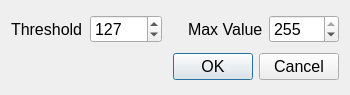
<?xml version="1.0" encoding="UTF-8"?>
<ui version="4.0">
 <class>ThresDialog</class>
 <widget class="QDialog" name="ThresDialog">
  <property name="geometry">
   <rect>
    <x>0</x>
    <y>0</y>
    <width>350</width>
    <height>95</height>
   </rect>
  </property>
  <property name="windowTitle">
   <string>Dialog</string>
  </property>
  <layout class="QGridLayout" name="gridLayout">
   <item row="0" column="0">
    <layout class="QHBoxLayout" name="horizontalLayout_3">
     <item>
      <layout class="QHBoxLayout" name="horizontalLayout">
       <item>
        <widget class="QLabel" name="thresLabel">
         <property name="font">
          <font>
           <pointsize>12</pointsize>
          </font>
         </property>
         <property name="text">
          <string>Threshold</string>
         </property>
        </widget>
       </item>
       <item>
        <widget class="QSpinBox" name="thresSpinBox">
         <property name="font">
          <font>
           <pointsize>12</pointsize>
          </font>
         </property>
         <property name="maximum">
          <number>255</number>
         </property>
         <property name="value">
          <number>127</number>
         </property>
        </widget>
       </item>
      </layout>
     </item>
     <item>
      <spacer name="horizontalSpacer">
       <property name="orientation">
        <enum>Qt::Horizontal</enum>
       </property>
       <property name="sizeType">
        <enum>QSizePolicy::Minimum</enum>
       </property>
       <property name="sizeHint" stdset="0">
        <size>
         <width>20</width>
         <height>20</height>
        </size>
       </property>
      </spacer>
     </item>
     <item>
      <layout class="QHBoxLayout" name="horizontalLayout_2">
       <item>
        <widget class="QLabel" name="maxValLabel">
         <property name="font">
          <font>
           <pointsize>12</pointsize>
          </font>
         </property>
         <property name="text">
          <string>Max Value</string>
         </property>
        </widget>
       </item>
       <item>
        <widget class="QSpinBox" name="maxValSpinBox">
         <property name="font">
          <font>
           <pointsize>12</pointsize>
          </font>
         </property>
         <property name="maximum">
          <number>255</number>
         </property>
         <property name="value">
          <number>255</number>
         </property>
        </widget>
       </item>
      </layout>
     </item>
    </layout>
   </item>
   <item row="1" column="0">
    <widget class="QDialogButtonBox" name="buttonBox">
     <property name="font">
      <font>
       <pointsize>12</pointsize>
      </font>
     </property>
     <property name="orientation">
      <enum>Qt::Horizontal</enum>
     </property>
     <property name="standardButtons">
      <set>QDialogButtonBox::Cancel|QDialogButtonBox::Ok</set>
     </property>
    </widget>
   </item>
  </layout>
 </widget>
 <resources/>
 <connections>
  <connection>
   <sender>buttonBox</sender>
   <signal>accepted()</signal>
   <receiver>ThresDialog</receiver>
   <slot>accept()</slot>
   <hints>
    <hint type="sourcelabel">
     <x>248</x>
     <y>254</y>
    </hint>
    <hint type="destinationlabel">
     <x>157</x>
     <y>274</y>
    </hint>
   </hints>
  </connection>
  <connection>
   <sender>buttonBox</sender>
   <signal>rejected()</signal>
   <receiver>ThresDialog</receiver>
   <slot>reject()</slot>
   <hints>
    <hint type="sourcelabel">
     <x>316</x>
     <y>260</y>
    </hint>
    <hint type="destinationlabel">
     <x>286</x>
     <y>274</y>
    </hint>
   </hints>
  </connection>
 </connections>
</ui>
